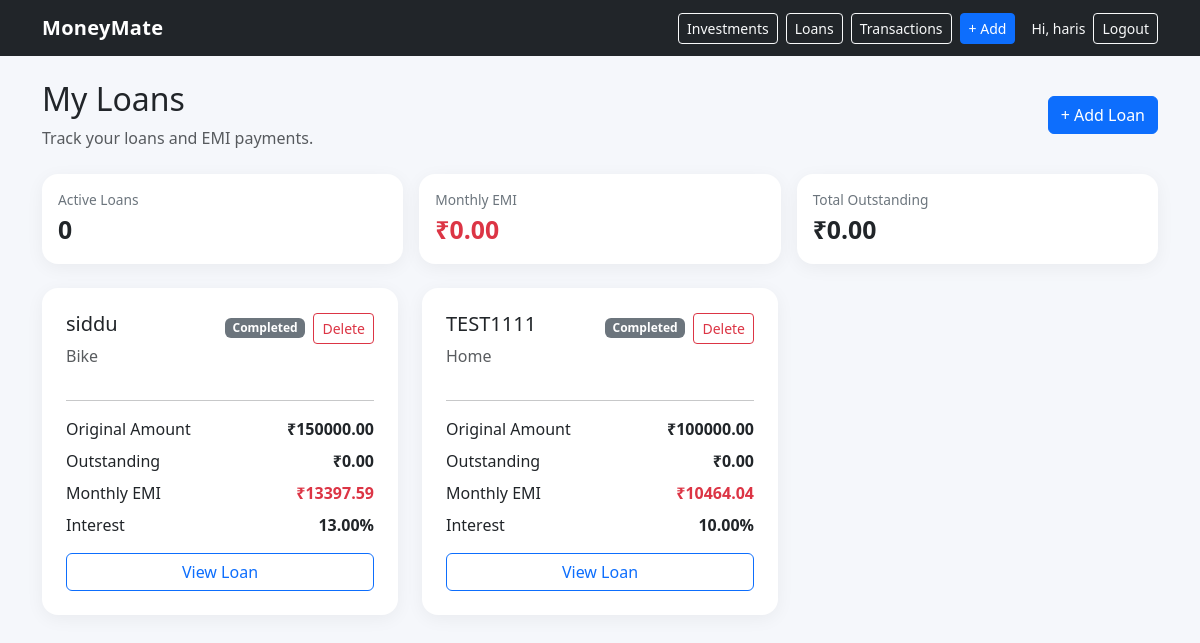
Page /loans/ (signed in) on the earlier database version.
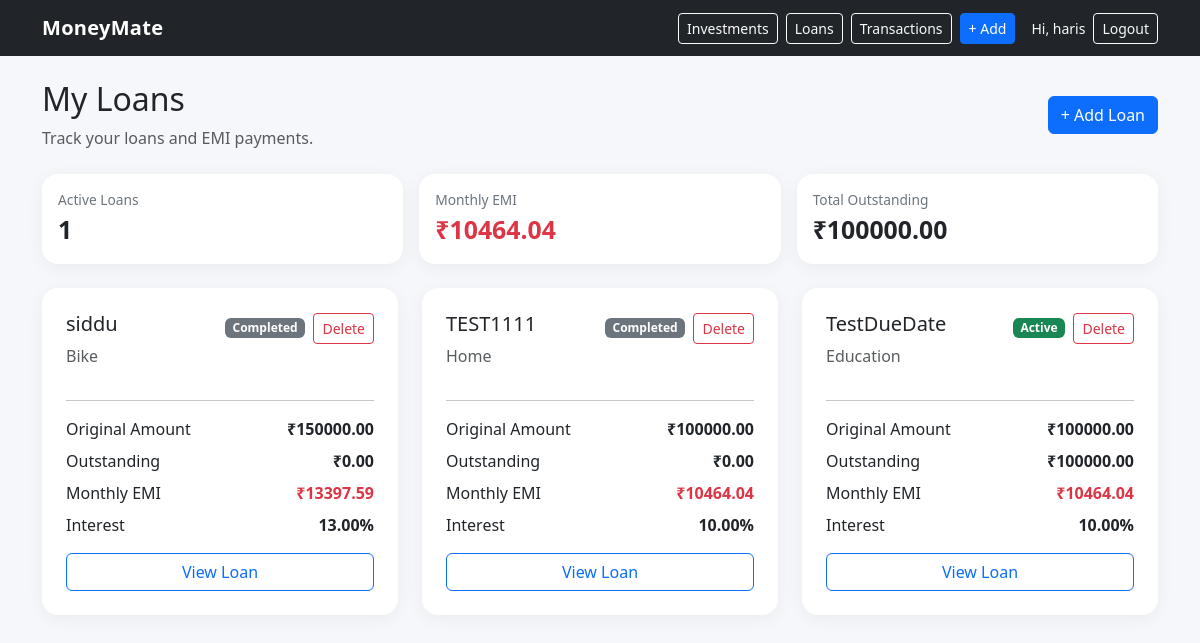
Same page on the later database version.
### finance/models.py (models this page shows, shortened)
class Loan(models.Model):
    LOAN_TYPES = [
        ("home", "Home"),
        ("car" , "Car"),
        ("bike" , "Bike"),
        ("personal" , "Personal"),
        ("education" , "Education"),
        ("credit_card" , "Credit Card EMI"),
        ("others" , "Others")
    ]
    STATUS_CHOICES = [
        ("active" , "Active"),
        ("completed" , "Ccompleted"),
        ("closed" , "Closed")
    ]
    id = models.UUIDField(primary_key=True, default=uuid.uuid4, editable=False)
    user = models.ForeignKey(User, on_delete=models.CASCADE, related_name="loans")
    loan_name = models.CharField(max_length=120)
    loan_type = models.CharField(max_length=20, choices=LOAN_TYPES)
    principal_amount = models.DecimalField(max_digits=12, decimal_places=2)
    interest_rate = models.DecimalField(max_digits=5, decimal_places=2, help_text="Anual Interest Rate (%)")
    tenure_months = models.PositiveIntegerField()
    emi_amount = models.DecimalField(max_digits=12, decimal_places=2, null=True, blank=True)
    start_date = models.DateField(default=timezone.localdate)
    end_date = models.DateField(default=timezone.localdate)
    created_at = models.DateTimeField(auto_now_add=True, null=True, blank=True)
    outstanding_amount = models.DecimalField(max_digits=12, decimal_places=2)
    status = models.CharField(max_length=20, choices=STATUS_CHOICES, default="pending")

### finance/views.py (the view)
# urls.py: path("loans/", views.loans, name="loans"),
@login_required
def loans(request):
    loans = Loan.objects.filter(
        user=request.user
    ).order_by("-created_at")
    total_emi = loans.filter(
        status="active"
    ).aggregate(
        total=Sum("emi_amount")
    )["total"] or Decimal("0")
    total_outstanding = loans.filter(
        status="active"
    ).aggregate(
        total=Sum("outstanding_amount")
    )["total"] or Decimal("0")
    active_loans = loans.filter(
        status="active"
    ).count()
    return render(
        request,
        "finance/loans.html",
        {
            "loans": loans,
            "total_emi": total_emi,
            "total_outstanding": total_outstanding,
            "active_loans": active_loans,
        }
    )

### templates/finance/loans.html (shortened to what this page needs)
{% extends "base.html" %}
{% block content %}
<div class="d-flex justify-content-between align-items-center mb-4">
    <div>
        <h2>My Loans</h2>
        <p class="text-muted mb-0">
            Track your loans and EMI payments.
        </p>
    </div>
    <a href="{% url 'add_loan' %}" class="btn btn-primary">
        + Add Loan
    </a>
</div>
<div class="row g-3 mb-4">
    <div class="col-md-4">
        <div class="card p-3">
            <div class="small-muted">
                Active Loans
            </div>
            <div class="stat-value">
                {{ active_loans }}
            </div>
        </div>
    </div>
    <div class="col-md-4">
        <div class="card p-3">
            <div class="small-muted">
                Monthly EMI
            </div>
            <div class="stat-value text-danger">
                ₹{{ total_emi|floatformat:2 }}
            </div>
        </div>
    </div>
    <div class="col-md-4">
        <div class="card p-3">
            <div class="small-muted">
                Total Outstanding
            </div>
            <div class="stat-value">
                ₹{{ total_outstanding|floatformat:2 }}
            </div>
        </div>
    </div>
</div>
<div class="row g-4">
    {% for loan in loans %}
    <div class="col-md-6 col-lg-4">
        <div class="card p-4 h-100">
            <div class="d-flex justify-content-between align-items-center">
                <h5>
                    {{ loan.loan_name }}
                </h5>
                <div class="d-flex align-items-center">
                    {% if loan.status == "active" %}
                    <span class="badge text-bg-success">
                        Active
                    </span>
                    {% else %}
                    <span class="badge text-bg-secondary">
                        Completed
                    </span>
                    {% endif %}
                    <a class="btn btn-sm btn-outline-danger btn-sm ms-2"
                        href="{% url 'delete_loan' loan.id %}">Delete</a>
                </div>
            </div>
            <p class="text-muted">
                {{ loan.get_loan_type_display }}
            </p>
            <hr>
            <div class="d-flex justify-content-between mb-2">
                <span>Original Amount</span>
                <strong>
                    ₹{{ loan.principal_amount|floatformat:2 }}
                </strong>
            </div>
            <div class="d-flex justify-content-between mb-2">
                <span>Outstanding</span>
                <strong>
                    ₹{{ loan.outstanding_amount|floatformat:2 }}
                </strong>
            </div>
            <div class="d-flex justify-content-between mb-2">
                <span>Monthly EMI</span>
                <strong class="text-danger">
                    ₹{{ loan.emi_amount|floatformat:2 }}
                </strong>
            </div>
            <div class="d-flex justify-content-between mb-3">
                <span>Interest</span>
                <strong>
                    {{ loan.interest_rate }}%
                </strong>
            </div>
            <a href="{% url 'loan_detail' loan.id %}" class="btn btn-outline-primary w-100">
                View Loan
            </a>
        </div>
    </div>
    {% endfor %}
</div>
{% endblock %}

Differences in the rows shown:
added Loan: loan_name "TestDueDate", status "Active", loan_type "Education", principal_amount "100000.00", outstanding_amount "100000.00", emi_amount "10464.04", interest_rate "10.00"
Other differences:
{{ active_loans }}: "0" → "1"
{{ total_emi|floatformat:2 }}: "0.00" → "10464.04"
{{ total_outstanding|floatformat:2 }}: "0.00" → "100000.00"
